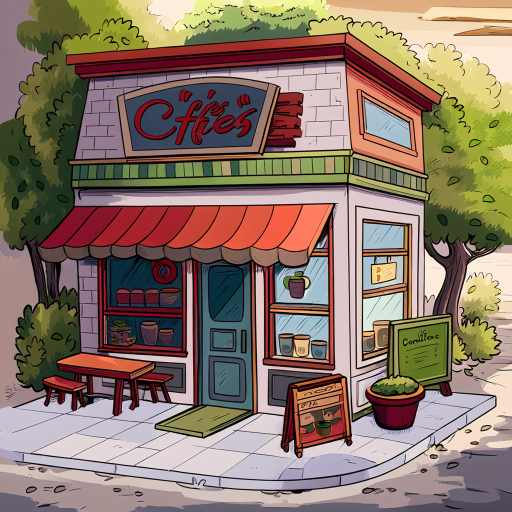
#> input picture test/data/00018-3318816883.png, 1024 x 1024 px (shown at 1/2 size); its folder holds only this picture in this run
$ python -i tools.py   (imports and definitions only)
#> lines starting #> are read from the running program, lines starting #| are printed output that depends on the picture; after the words box and inside, x2 and y2 are one past the last pixel; in counts of white or black regions, pixels touching at a corner belong together
# coding=utf-8
import base64
import csv
import os
import random
import shutil
import string
import time
from datetime import datetime
from os import PathLike
from pathlib import Path
from typing import AnyStr

import cv2
import numpy as np
import requests
from PIL import Image


def resolve_relative_path(file: PathLike[AnyStr], path: str) -> str:
    return os.path.abspath(os.path.join(os.path.dirname(file), path))


# [27 lines left out: functions get_column_data, read_file_to_list_of_tuples, not called in this run]


def create_path(path):
    if not os.path.exists(path):
        os.makedirs(path)


# [14 lines left out: functions delete_file, get_timestamp, not called in this run]


def get_current_datatime():
    return time.strftime("%Y%m%d_%H_%M_%S", time.localtime())


def generate_random_id(length=10):
    characters = string.ascii_letters + string.digits  # 包含所有字母（大写和小写）和数字
    return ''.join(random.choice(characters) for _ in range(length))  # 随机选择字符


def save_base64_image(path: str, b64):
    with open(path, 'wb') as f:
        f.write(base64.b64decode(b64))


# [117 lines left out: functions get_base64_image, get_image_data_url, get_compressed_image_data_url, is_rgb_image, convert2rgb_image, zip_dir and 1 more, not called in this run]


def __get_path_name__(root_path, item):
    return f"{root_path}/{item}"


# [13 lines left out: function get_all_file_path, not called in this run]


def enhance_line_drawing(input_path, output_path, blur_kernel=(3, 3), threshold_block_size=11, threshold_c=2,
                         dilate_kernel=(2, 2), dilate_iterations=1, erode_iterations=1,
                         use_canny=False, use_sharpening=False):
    """
    增强线稿图像的线条

    参数:
    input_path: 输入图像的路径
    output_path: 输出图像的保存路径
    blur_kernel: 高斯模糊的核大小,默认(3, 3)
    threshold_block_size: 自适应阈值的块大小,默认11
    threshold_c: 自适应阈值的常数,默认2
    dilate_kernel: 膨胀操作的核大小,默认(2, 2)
    dilate_iterations: 膨胀操作的迭代次数,默认1
    erode_iterations: 腐蚀操作的迭代次数,默认1
    use_canny: 是否使用Canny边缘检测，默认False
    use_sharpening: 是否使用图像锐化，默认False

    返回:
    None, 但会将处理后的图像保存到output_path
    """
#> called with input_path = '../test/data/00018-3318816883.png', output_path = 'out.png', blur_kernel = (3, 3), threshold_block_size = 11, threshold_c = 2, dilate_kernel = (2, 2), dilate_iterations = 1, erode_iterations = 1
    # 读取图像
    image = cv2.imread(input_path, cv2.IMREAD_GRAYSCALE)
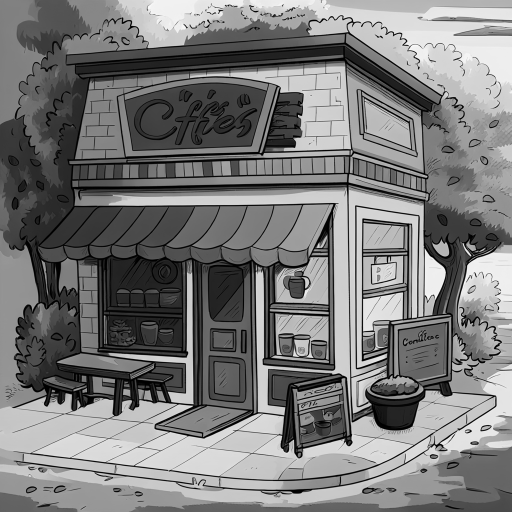
#> image: shape (1024, 1024) (shown at 1/2 size); min 0, max 254, mean 122.6

    # 应用高斯模糊以减少噪声
    blurred = cv2.GaussianBlur(image, blur_kernel, 0)

    if use_canny:
        # 使用Canny边缘检测
        edges = cv2.Canny(blurred, 100, 200)
        thresh = edges
    else:
        # 使用自适应阈值处理
        thresh = cv2.adaptiveThreshold(blurred, 255, cv2.ADAPTIVE_THRESH_GAUSSIAN_C,
                                       cv2.THRESH_BINARY_INV, threshold_block_size, threshold_c)
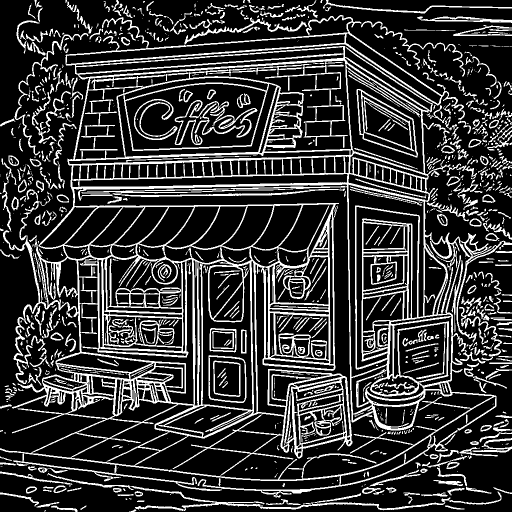
#> thresh: shape (1024, 1024) (shown at 1/2 size); 21.7% white; 1104 white regions (540 under 20 px), largest, box (x1, y1, x2, y2) and area: (0, 30, 1024, 995) 151396, (94, 946, 1003, 1022) 4529, (349, 200, 515, 290) 3116

    # 膨胀操作以加粗线条
    kernel = np.ones(dilate_kernel, np.uint8)
    dilated = cv2.dilate(thresh, kernel, iterations=dilate_iterations)
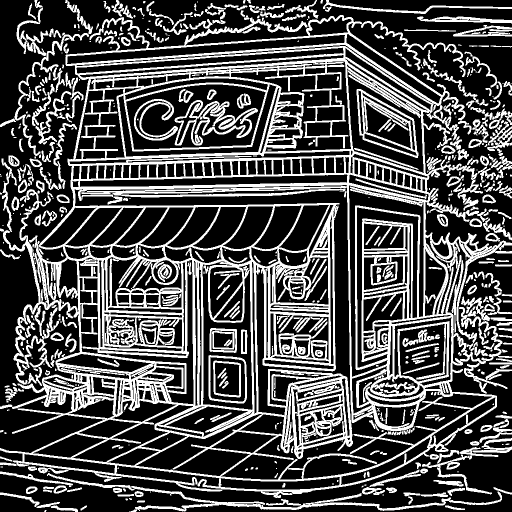
#> dilated: shape (1024, 1024) (shown at 1/2 size); 30.7% white; 630 white regions (197 under 20 px), largest, box (x1, y1, x2, y2) and area: (0, 30, 1024, 996) 230137, (94, 946, 1004, 1024) 6505, (349, 200, 516, 291) 4778

    # 腐蚀操作以细化线条
    eroded = cv2.erode(dilated, kernel, iterations=erode_iterations)
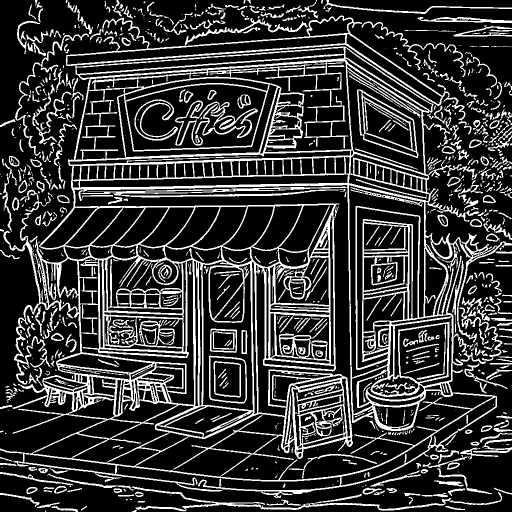
#> eroded: shape (1024, 1024) (shown at 1/2 size); 21.9% white; 918 white regions (431 under 20 px), largest, box (x1, y1, x2, y2) and area: (0, 31, 1024, 996) 158218, (95, 947, 1004, 1023) 4574, (350, 201, 516, 291) 3291

    if use_sharpening:
        # 使用 unsharp masking 进行图像锐化
        blurred = cv2.GaussianBlur(eroded, (5, 5), 0)
        sharpened = cv2.addWeighted(eroded, 1.5, blurred, -0.5, 0)
        result = sharpened
    else:
        result = eroded

    # 反转图像颜色（黑底白线变为白底黑线）
    result = cv2.bitwise_not(result)

    # 保存结果
    cv2.imwrite(output_path, result)

    print(f"处理完成,结果已保存至 {output_path}")


# [95 lines left out: functions convert2svg_image, download_image_url, save_txt_to_file, make_square, not called in this run]

>>> result = enhance_line_drawing('../test/data/00018-3318816883.png', 'out.png')

$ run again, on test/data/00087-2910593776.png
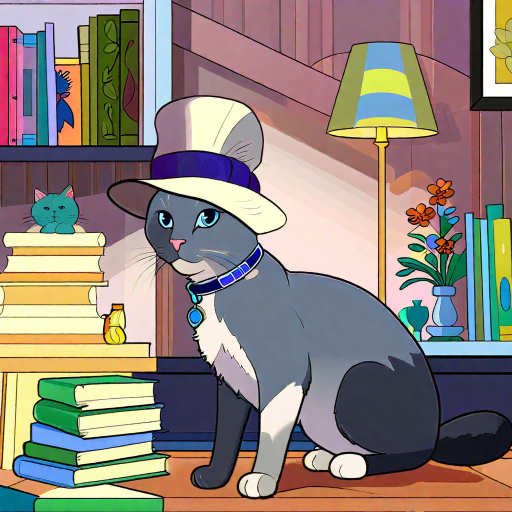
#> input picture test/data/00087-2910593776.png, 1024 x 1024 px (shown at 1/2 size)
#> in enhance_line_drawing, `thresh = cv2.adaptiveThreshold(blurred, 255, cv2.ADAPTIVE_THRESH_GAUSS..`:
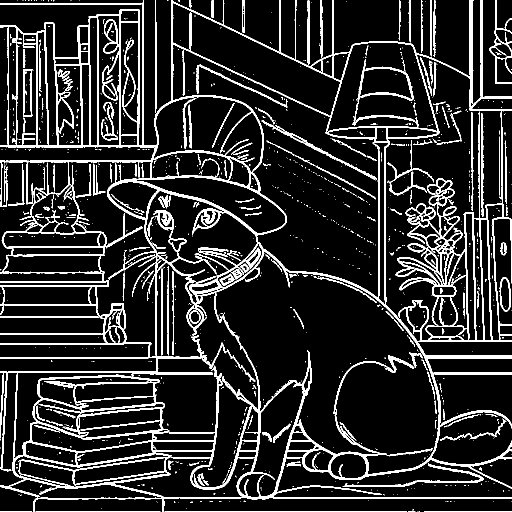
#> thresh: shape (1024, 1024) (shown at 1/2 size); 14% white; 1129 white regions (946 under 20 px), largest, box (x1, y1, x2, y2) and area: (0, 0, 1024, 1024) 111543, (704, 119, 838, 254) 1892, (685, 927, 968, 974) 1486
#> dilated: shape (1024, 1024); 19.6% white; 846 white regions (659 under 20 px), largest, box (x1, y1, x2, y2) and area: (0, 0, 1024, 1024) 166969, (685, 927, 969, 975) 1963, (523, 240, 755, 362) 1706
#> eroded: shape (1024, 1024); 14% white; 1010 white regions (854 under 20 px), largest, box (x1, y1, x2, y2) and area: (0, 0, 1024, 1024) 117683, (686, 928, 969, 975) 1496, (524, 241, 755, 362) 1263
#> in enhance_line_drawing, `result = cv2.bitwise_not(result)`:
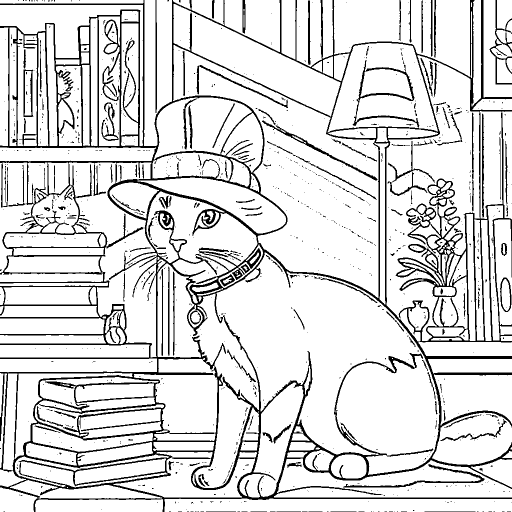
#> result: shape (1024, 1024) (shown at 1/2 size); 86% white; 1010 black regions (854 under 20 px), largest, box (x1, y1, x2, y2) and area: (0, 0, 1024, 1024) 117683, (686, 928, 969, 975) 1496, (524, 241, 755, 362) 1263

$ run again, on test/data/10_rgb.png
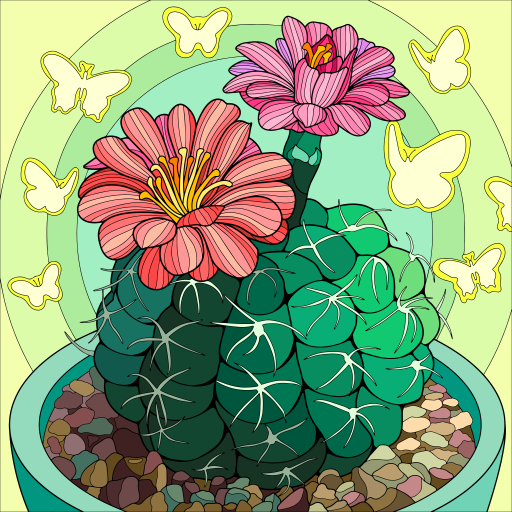
#> input picture test/data/10_rgb.png, 1024 x 1024 px (shown at 1/2 size)
#> in enhance_line_drawing, `thresh = cv2.adaptiveThreshold(blurred, 255, cv2.ADAPTIVE_THRESH_GAUSS..`:
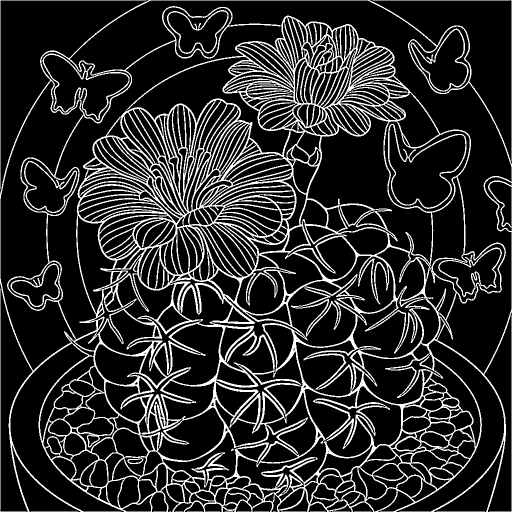
#> thresh: shape (1024, 1024) (shown at 1/2 size); 17.2% white; 38 white regions (9 under 20 px), largest, box (x1, y1, x2, y2) and area: (0, 0, 1024, 1024) 169614, (776, 248, 933, 418) 1839, (821, 57, 937, 183) 1231
#> dilated: shape (1024, 1024); 24.7% white; 12 white regions (2 under 20 px), largest, box (x1, y1, x2, y2) and area: (0, 0, 1024, 1024) 254470, (776, 248, 934, 419) 2743, (0, 577, 54, 1024) 946
#> in enhance_line_drawing, `eroded = cv2.erode(dilated, kernel, iterations=erode_iterations)`:
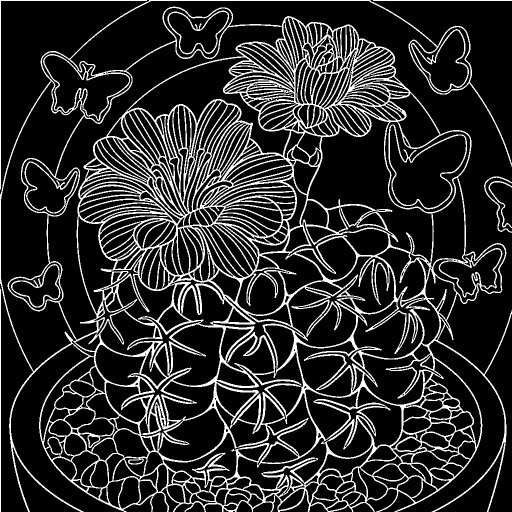
#> eroded: shape (1024, 1024) (shown at 1/2 size); 17.3% white; 9 white regions, largest, box (x1, y1, x2, y2) and area: (0, 0, 1024, 1024) 173456, (777, 249, 934, 419) 1841, (0, 0, 294, 379) 1342
